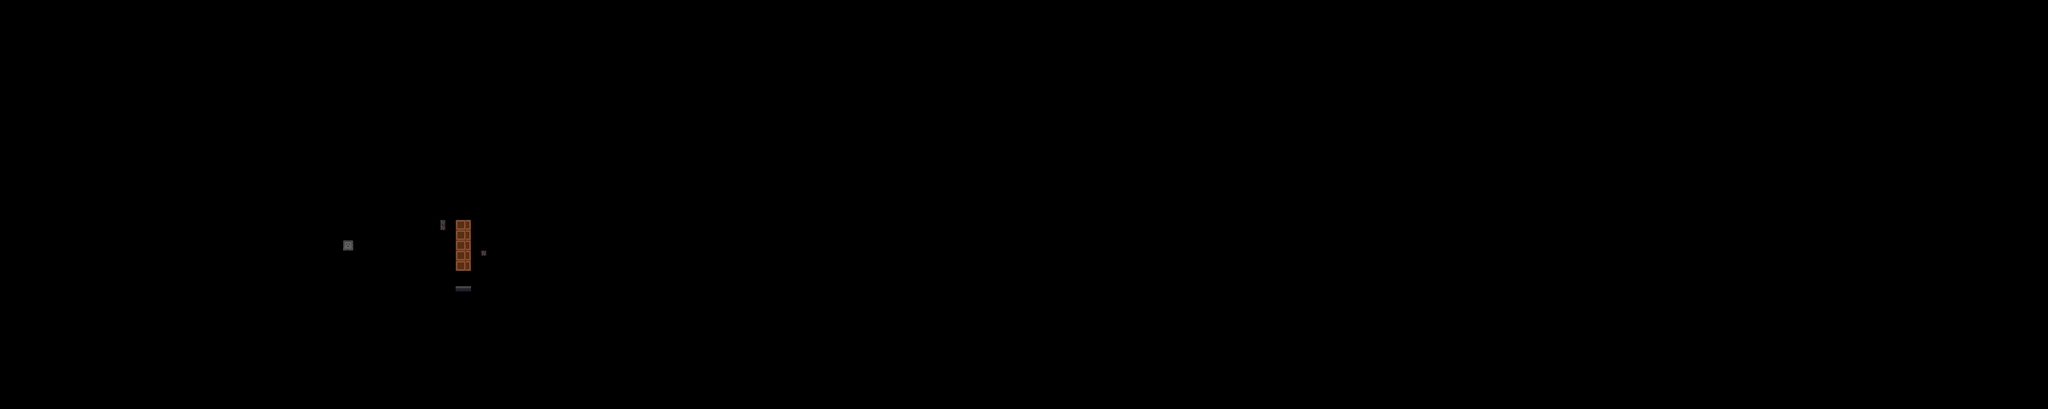

This is a level from a 2D game, rendered from its Tiled map with the project's own tilesets. A one-line summary and the map file follow, with tile-layer data summarised:
An orthogonal 400x80 tile map with 16x16 px tiles, 1 tile layer (LavaSheet), 17 tilesets.

<map version="1.4" tiledversion="1.4.3" orientation="orthogonal" renderorder="right-down" width="400" height="80" tilewidth="16" tileheight="16" infinite="0" nextlayerid="53" nextobjectid="623">
 <tileset firstgid="1" name="PisoGreenOficial" tilewidth="16" tileheight="16" tilecount="144" columns="4">
  <image source="PisoGreen/PisoGreenOficial.png" width="64" height="576" />
 </tileset>
 <tileset firstgid="145" name="Decoraciones" tilewidth="16" tileheight="16" tilecount="320" columns="8">
  <image source="two/Decoraciones.png" width="128" height="640" />
  <tile id="66">
   <animation>
    <frame tileid="66" duration="150" />
    <frame tileid="68" duration="150" />
    <frame tileid="80" duration="150" />
    <frame tileid="82" duration="150" />
    <frame tileid="84" duration="150" />
   </animation>
  </tile>
  <tile id="67">
   <animation>
    <frame tileid="67" duration="150" />
    <frame tileid="69" duration="150" />
    <frame tileid="81" duration="150" />
    <frame tileid="83" duration="150" />
    <frame tileid="85" duration="150" />
   </animation>
  </tile>
  <tile id="74">
   <animation>
    <frame tileid="74" duration="150" />
    <frame tileid="76" duration="150" />
    <frame tileid="88" duration="150" />
    <frame tileid="90" duration="150" />
    <frame tileid="92" duration="150" />
   </animation>
  </tile>
  <tile id="75">
   <animation>
    <frame tileid="75" duration="150" />
    <frame tileid="77" duration="150" />
    <frame tileid="89" duration="150" />
    <frame tileid="91" duration="150" />
    <frame tileid="93" duration="150" />
   </animation>
  </tile>
 </tileset>
 <tileset firstgid="465" name="LavaSheet" tilewidth="8" tileheight="16" tilecount="32" columns="4">
  <image source="LavaSheet.png" width="32" height="128" />
  <tile id="0">
   <animation>
    <frame tileid="0" duration="50" />
    <frame tileid="1" duration="50" />
    <frame tileid="2" duration="50" />
    <frame tileid="3" duration="50" />
    <frame tileid="4" duration="50" />
    <frame tileid="5" duration="50" />
    <frame tileid="6" duration="50" />
    <frame tileid="7" duration="50" />
    <frame tileid="8" duration="50" />
    <frame tileid="9" duration="50" />
    <frame tileid="10" duration="50" />
    <frame tileid="11" duration="50" />
    <frame tileid="12" duration="50" />
    <frame tileid="13" duration="50" />
    <frame tileid="14" duration="50" />
    <frame tileid="15" duration="50" />
   </animation>
  </tile>
  <tile id="16">
   <animation>
    <frame tileid="16" duration="100" />
    <frame tileid="17" duration="100" />
    <frame tileid="18" duration="100" />
    <frame tileid="19" duration="100" />
    <frame tileid="20" duration="100" />
    <frame tileid="21" duration="100" />
    <frame tileid="22" duration="100" />
    <frame tileid="23" duration="100" />
    <frame tileid="24" duration="100" />
    <frame tileid="25" duration="100" />
    <frame tileid="26" duration="100" />
    <frame tileid="27" duration="100" />
    <frame tileid="28" duration="100" />
    <frame tileid="29" duration="100" />
    <frame tileid="30" duration="100" />
    <frame tileid="31" duration="100" />
   </animation>
  </tile>
 </tileset>
 <tileset firstgid="497" name="cuboP" tilewidth="16" tileheight="32" tilecount="1" columns="1">
  <image source="cuboP.png" width="16" height="32" />
 </tileset>
 <tileset firstgid="498" name="Bloque1" tilewidth="16" tileheight="16" tilecount="1" columns="1">
  <image source="Bloque1.png" width="16" height="16" />
 </tileset>
 <tileset firstgid="499" name="Bloques" tilewidth="16" tileheight="16" tilecount="10" columns="10">
  <image source="Bloques.png" width="160" height="16" />
 </tileset>
 <tileset firstgid="509" name="Cascada" tilewidth="96" tileheight="96" tilecount="4" columns="1">
  <image source="Cascada.png" width="96" height="384" />
  <tile id="0">
   <animation>
    <frame tileid="0" duration="150" />
    <frame tileid="1" duration="150" />
    <frame tileid="2" duration="150" />
    <frame tileid="3" duration="150" />
   </animation>
  </tile>
 </tileset>
 <tileset firstgid="513" name="cuboS" tilewidth="16" tileheight="16" tilecount="2" columns="1">
  <image source="cuboS.png" width="16" height="32" />
 </tileset>
 <tileset firstgid="515" name="CuboS(1)" tilewidth="16" tileheight="16" tilecount="2" columns="1">
  <image source="CuboS(1).png" width="16" height="32" />
 </tileset>
 <tileset firstgid="517" name="cesped" tilewidth="16" tileheight="16" tilecount="16" columns="8">
  <image source="PisoGreen/cesped.png" width="128" height="32" />
 </tileset>
 <tileset firstgid="533" name="BloquesGreen" tilewidth="16" tileheight="16" tilecount="24" columns="12">
  <image source="PisoGreen/BloquesGreen.png" width="192" height="32" />
 </tileset>
 <tileset firstgid="557" name="bird" tilewidth="8" tileheight="8" tilecount="4" columns="1">
  <image source="bird.png" width="8" height="32" />
  <tile id="0">
   <animation>
    <frame tileid="0" duration="150" />
    <frame tileid="1" duration="150" />
    <frame tileid="2" duration="150" />
    <frame tileid="3" duration="2000" />
    <frame tileid="0" duration="150" />
    <frame tileid="0" duration="150" />
    <frame tileid="1" duration="150" />
    <frame tileid="0" duration="150" />
    <frame tileid="1" duration="150" />
   </animation>
  </tile>
 </tileset>
 <tileset firstgid="561" name="bird2" tilewidth="8" tileheight="8" tilecount="10" columns="1">
  <image source="bird2.png" width="8" height="80" />
  <tile id="0">
   <animation>
    <frame tileid="0" duration="150" />
    <frame tileid="1" duration="150" />
    <frame tileid="2" duration="500" />
    <frame tileid="3" duration="150" />
    <frame tileid="4" duration="500" />
    <frame tileid="5" duration="150" />
    <frame tileid="6" duration="150" />
    <frame tileid="7" duration="150" />
    <frame tileid="8" duration="150" />
    <frame tileid="9" duration="2000" />
   </animation>
  </tile>
 </tileset>
 <tileset firstgid="571" name="bird3" tilewidth="8" tileheight="8" tilecount="6" columns="1">
  <image source="bird3.png" width="8" height="48" />
  <tile id="0">
   <animation>
    <frame tileid="0" duration="150" />
    <frame tileid="1" duration="150" />
    <frame tileid="2" duration="150" />
    <frame tileid="3" duration="1000" />
    <frame tileid="4" duration="2000" />
    <frame tileid="5" duration="150" />
    <frame tileid="3" duration="150" />
    <frame tileid="2" duration="150" />
    <frame tileid="1" duration="150" />
   </animation>
  </tile>
 </tileset>
 <tileset firstgid="577" name="End" tilewidth="64" tileheight="64" tilecount="6" columns="1">
  <image source="End.png" trans="ffffff" width="64" height="384" />
  <tile id="0">
   <animation>
    <frame tileid="0" duration="200" />
    <frame tileid="1" duration="200" />
    <frame tileid="2" duration="200" />
    <frame tileid="3" duration="200" />
    <frame tileid="4" duration="200" />
    <frame tileid="5" duration="200" />
   </animation>
  </tile>
 </tileset>
 <tileset firstgid="583" name="Flechas" tilewidth="16" tileheight="16" tilecount="4" columns="4">
  <image source="Flechas.png" trans="ffffff" width="64" height="16" />
 </tileset>
 <tileset firstgid="587" name="PD" tilewidth="16" tileheight="16" tilecount="144" columns="36">
  <image source="PD.png" trans="ffffff" width="576" height="64" />
 </tileset>
 <layer id="30" name="LavaSheet" width="400" height="80">
  <data>[32000 cells, 40 non-empty, 10 distinct tile ids]</data>
 </layer>
</map>
